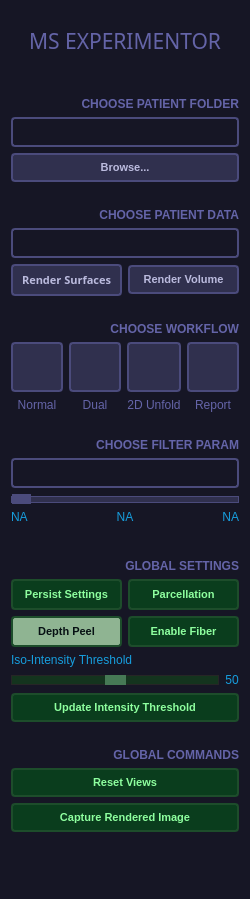
     <widget class="QGroupBox" name="groupBox">
      <property name="minimumSize">
       <size>
        <width>250</width>
        <height>0</height>
       </size>
      </property>
      <property name="maximumSize">
       <size>
        <width>250</width>
        <height>16777215</height>
       </size>
      </property>
      <property name="styleSheet">
       <string notr="true">color: rgb(22, 157, 221);
background-color: rgb(22,22,37);
font: 9pt &quot;Google Sans&quot;;
border-color: rgb(22, 157, 221);
border-style: solid;</string>
      </property>
      <property name="title">
       <string/>
      </property>
      <property name="flat">
       <bool>false</bool>
      </property>
      <property name="checkable">
       <bool>false</bool>
      </property>
      <layout class="QGridLayout" name="gridLayout">
       <item row="11" column="1">
        <layout class="QGridLayout" name="gridLayout_4">
         <property name="topMargin">
          <number>0</number>
         </property>
         <property name="bottomMargin">
          <number>0</number>
         </property>
         <item row="0" column="0">
          <widget class="QPushButton" name="pushButton_LoadData">
           <property name="font">
            <font>
             <family>Google Sans</family>
             <pointsize>9</pointsize>
             <weight>50</weight>
             <italic>false</italic>
             <bold>false</bold>
            </font>
           </property>
           <property name="styleSheet">
            <string notr="true">QPushButton:hover#pushButton_LoadData
{
background-color: rgb(100,100,168);
}
QPushButton:pressed#pushButton_LoadData {background-color:rgb(163,163,238);color:rgb(10,10,10);}
QPushButton#pushButton_LoadData
{
background-color: rgb(48,48,78);
border-style: outset;
border-width: 2px;
border-radius: 4px;
border-color: rgb(75,75,124);
font: bold 11px;
padding: 6px;
color: rgb(187,187,222);
font: 9pt &quot;Google Sans&quot;;
border-style: solid;
}</string>
           </property>
           <property name="text">
            <string>Render Surfaces</string>
           </property>
           <property name="flat">
            <bool>true</bool>
           </property>
          </widget>
         </item>
         <item row="0" column="1">
          <widget class="QPushButton" name="pushButton_LoadStructural">
           <property name="styleSheet">
            <string notr="true">QPushButton:hover#pushButton_LoadStructural
{
background-color: rgb(100,100,168);
}
QPushButton:pressed#pushButton_LoadStructural {background-color:rgb(163,163,238);color:rgb(10,10,10);}
QPushButton#pushButton_LoadStructural
{
background-color: rgb(48,48,78);
border-style: outset;
border-width: 2px;
border-radius: 4px;
border-color: rgb(75,75,124);
font: bold 11px;
padding: 6px;
color: rgb(187,187,222);
font: 9pt &quot;Google Sans&quot;;
border-style: solid;
}</string>
           </property>
           <property name="text">
            <string>Render Volume</string>
           </property>
          </widget>
         </item>
        </layout>
       </item>
       <item row="36" column="1">
        <widget class="QLabel" name="label_11">
         <property name="styleSheet">
          <string notr="true">color: rgb(100,100,168);
font: 11pt &quot;Google Sans&quot;;
font-weight: bold</string>
         </property>
         <property name="text">
          <string>GLOBAL SETTINGS</string>
         </property>
         <property name="alignment">
          <set>Qt::AlignRight|Qt::AlignTrailing|Qt::AlignVCenter</set>
         </property>
        </widget>
       </item>
       <item row="35" column="1">
        <spacer name="verticalSpacer_5">
         <property name="orientation">
          <enum>Qt::Vertical</enum>
         </property>
         <property name="sizeType">
          <enum>QSizePolicy::Fixed</enum>
         </property>
         <property name="sizeHint" stdset="0">
          <size>
           <width>20</width>
           <height>20</height>
          </size>
         </property>
        </spacer>
       </item>
       <item row="5" column="1">
        <widget class="QPushButton" name="pushButton_LoadFolder">
         <property name="styleSheet">
          <string notr="true">QPushButton:hover#pushButton_LoadFolder
{
background-color: rgb(100,100,168);
}
QPushButton:pressed#pushButton_LoadFolder {background-color:rgb(163,163,238);color:rgb(10,10,10);}
QPushButton#pushButton_LoadFolder
{
background-color: rgb(48,48,78);
border-style: outset;
border-width: 2px;
border-radius: 4px;
border-color: rgb(75,75,124);
font: bold 11px;
padding: 6px;
color: rgb(187,187,222);
font: 9pt &quot;Google Sans&quot;;
border-style: solid;
}</string>
         </property>
         <property name="text">
          <string>Browse...</string>
         </property>
        </widget>
       </item>
       <item row="34" column="1">
        <widget class="Line" name="line">
         <property name="autoFillBackground">
          <bool>false</bool>
         </property>
         <property name="frameShadow">
          <enum>QFrame::Plain</enum>
         </property>
         <property name="orientation">
          <enum>Qt::Horizontal</enum>
         </property>
        </widget>
       </item>
       <item row="42" column="1">
        <spacer name="verticalSpacer_6">
         <property name="orientation">
          <enum>Qt::Vertical</enum>
         </property>
         <property name="sizeType">
          <enum>QSizePolicy::Fixed</enum>
         </property>
         <property name="sizeHint" stdset="0">
          <size>
           <width>20</width>
           <height>20</height>
          </size>
         </property>
        </spacer>
       </item>
       <item row="39" column="1">
        <layout class="QGridLayout" name="gridLayout_14">
         <property name="bottomMargin">
          <number>0</number>
         </property>
         <item row="1" column="1">
          <widget class="QLabel" name="label_IntensityThreshold">
           <property name="text">
            <string>50</string>
           </property>
           <property name="alignment">
            <set>Qt::AlignCenter</set>
           </property>
          </widget>
         </item>
         <item row="1" column="0">
          <widget class="QSlider" name="horizontalSliderIntensityThreshold">
           <property name="maximumSize">
            <size>
             <width>16777215</width>
             <height>10</height>
            </size>
           </property>
           <property name="styleSheet">
            <string notr="true">.QSlider::handle:horizontal {
    background: #ffffff;
    border: 10px solid #467955;
    /*height: 5px;*/
	width: 1px;
    /*margin: -30px -30px;*/
	/*border-radius: 30px;*/
}

.QSlider::groove:horizontal {
    border: 1px solid #262626;
    /*width: 10px;*/
    background: rgb(20, 52, 30);
    /*margin: 0 12px;*/
}</string>
           </property>
           <property name="value">
            <number>50</number>
           </property>
           <property name="orientation">
            <enum>Qt::Horizontal</enum>
           </property>
           <property name="invertedAppearance">
            <bool>false</bool>
           </property>
           <property name="tickPosition">
            <enum>QSlider::NoTicks</enum>
           </property>
          </widget>
         </item>
         <item row="0" column="0">
          <widget class="QLabel" name="label_13">
           <property name="text">
            <string>Iso-Intensity Threshold</string>
           </property>
          </widget>
         </item>
        </layout>
       </item>
       <item row="43" column="1">
        <widget class="QLabel" name="label_16">
         <property name="styleSheet">
          <string notr="true">color: rgb(100,100,168);
font: 11pt &quot;Google Sans&quot;;
font-weight: bold</string>
         </property>
         <property name="text">
          <string>GLOBAL COMMANDS</string>
         </property>
         <property name="alignment">
          <set>Qt::AlignRight|Qt::AlignTrailing|Qt::AlignVCenter</set>
         </property>
        </widget>
       </item>
       <item row="23" column="1">
        <widget class="QLabel" name="label_6">
         <property name="styleSheet">
          <string notr="true">color: rgb(100,100,168);
font: 11pt &quot;Google Sans&quot;;
font-weight: bold</string>
         </property>
         <property name="text">
          <string>CHOOSE FILTER PARAM</string>
         </property>
         <property name="alignment">
          <set>Qt::AlignRight|Qt::AlignTrailing|Qt::AlignVCenter</set>
         </property>
        </widget>
       </item>
       <item row="41" column="1">
        <widget class="QPushButton" name="pushButton_UpdateIntensityThreshold">
         <property name="styleSheet">
          <string notr="true">QPushButton:hover#pushButton_UpdateIntensityThreshold
{
background-color: rgb(54, 113, 38);
}
QPushButton:pressed#pushButton_UpdateIntensityThreshold {background-color:rgb(143, 180,146);}
QPushButton#pushButton_UpdateIntensityThreshold
{
background-color: rgb(10, 61, 29);
color: rgb(161, 226, 158);
border-style: outset;
border-width: 2px;
border-radius: 4px;
border-color: rgb(29, 77, 43);
font: bold 11px;
padding: 6px;
color: rgb(142, 255, 159);
font: 9pt &quot;Google Sans&quot;;
border-style: solid;
}</string>
         </property>
         <property name="text">
          <string>Update Intensity Threshold</string>
         </property>
        </widget>
       </item>
       <item row="45" column="1">
        <widget class="QPushButton" name="pushButton_Screenshot">
         <property name="maximumSize">
          <size>
           <width>16777215</width>
           <height>16777215</height>
          </size>
         </property>
         <property name="styleSheet">
          <string notr="true">QPushButton:hover#pushButton_Screenshot
{
background-color: rgb(54, 113, 38);
}
QPushButton:pressed#pushButton_Screenshot {background-color:rgb(143, 180,146);}
QPushButton#pushButton_Screenshot
{
background-color: rgb(10, 61, 29);
color: rgb(161, 226, 158);
border-style: outset;
border-width: 2px;
border-radius: 4px;
border-color: rgb(29, 77, 43);
font: bold 11px;
padding: 6px;
color: rgb(142, 255, 159);
font: 9pt &quot;Google Sans&quot;;
border-style: solid;
}</string>
         </property>
         <property name="text">
          <string>Capture Rendered Image</string>
         </property>
        </widget>
       </item>
       <item row="12" column="1">
        <spacer name="verticalSpacer_4">
         <property name="orientation">
          <enum>Qt::Vertical</enum>
         </property>
         <property name="sizeType">
          <enum>QSizePolicy::Fixed</enum>
         </property>
         <property name="sizeHint" stdset="0">
          <size>
           <width>20</width>
           <height>20</height>
          </size>
         </property>
        </spacer>
       </item>
       <item row="37" column="1">
        <layout class="QGridLayout" name="gridLayout_12">
         <property name="bottomMargin">
          <number>0</number>
         </property>
         <item row="0" column="0">
          <widget class="QPushButton" name="pushButton_PersistSettings">
           <property name="minimumSize">
            <size>
             <width>100</width>
             <height>31</height>
            </size>
           </property>
           <property name="styleSheet">
            <string notr="true">QPushButton:hover#pushButton_PersistSettings
{
background-color: rgb(54, 113, 38);
}
QPushButton:pressed#pushButton_PersistSettings {background-color:rgb(143, 180,146);}
QPushButton:checked#pushButton_PersistSettings {background-color:rgb(143, 180,146);color: rgb(6,16,19);}
QPushButton#pushButton_PersistSettings
{
background-color: rgb(10, 61, 29);
color: rgb(161, 226, 158);
border-style: outset;
border-width: 2px;
border-radius: 4px;
border-color: rgb(29, 77, 43);
font: bold 11px;
padding: 6px;
color: rgb(142, 255, 159);
font: 9pt &quot;Google Sans&quot;;
border-style: solid;
}
</string>
           </property>
           <property name="text">
            <string>Persist Settings</string>
           </property>
           <property name="checkable">
            <bool>true</bool>
           </property>
          </widget>
         </item>
         <item row="0" column="1">
          <widget class="QPushButton" name="pushButton_Parcellation">
           <property name="minimumSize">
            <size>
             <width>100</width>
             <height>31</height>
            </size>
           </property>
           <property name="styleSheet">
            <string notr="true">QPushButton:hover#pushButton_Parcellation
{
background-color: rgb(54, 113, 38);
}
QPushButton:pressed#pushButton_Parcellation {background-color:rgb(143, 180,146);}
QPushButton:checked#pushButton_Parcellation {background-color:rgb(143, 180,146);color: rgb(6,16,19);}
QPushButton#pushButton_Parcellation
{
background-color: rgb(10, 61, 29);
color: rgb(161, 226, 158);
border-style: outset;
border-width: 2px;
border-radius: 4px;
border-color: rgb(29, 77, 43);
font: bold 11px;
padding: 6px;
color: rgb(142, 255, 159);
font: 9pt &quot;Google Sans&quot;;
border-style: solid;
}
</string>
           </property>
           <property name="text">
            <string>Parcellation</string>
           </property>
           <property name="checkable">
            <bool>true</bool>
           </property>
          </widget>
         </item>
         <item row="1" column="1">
          <widget class="QPushButton" name="pushButton_EnableFibers">
           <property name="minimumSize">
            <size>
             <width>100</width>
             <height>31</height>
            </size>
           </property>
           <property name="styleSheet">
            <string notr="true">QPushButton:hover#pushButton_EnableFibers
{
background-color: rgb(54, 113, 38);
}
QPushButton:pressed#pushButton_EnableFibers {background-color:rgb(143, 180,146);}
QPushButton:checked#pushButton_EnableFibers {background-color:rgb(143, 180,146);color: rgb(6,16,19);}
QPushButton#pushButton_EnableFibers
{
background-color: rgb(10, 61, 29);
color: rgb(161, 226, 158);
border-style: outset;
border-width: 2px;
border-radius: 4px;
border-color: rgb(29, 77, 43);
font: bold 11px;
padding: 6px;
color: rgb(142, 255, 159);
font: 9pt &quot;Google Sans&quot;;
border-style: solid;
}</string>
           </property>
           <property name="text">
            <string>Enable Fiber</string>
           </property>
           <property name="checkable">
            <bool>true</bool>
           </property>
          </widget>
         </item>
         <item row="1" column="0">
          <widget class="QPushButton" name="pushButton_DepthPeel">
           <property name="minimumSize">
            <size>
             <width>100</width>
             <height>31</height>
            </size>
           </property>
           <property name="styleSheet">
            <string notr="true">QPushButton:hover#pushButton_DepthPeel
{
background-color: rgb(54, 113, 38);
}
QPushButton:pressed#pushButton_DepthPeel {background-color:rgb(143, 180,146);}
QPushButton:checked#pushButton_DepthPeel {background-color:rgb(143, 180,146);color: rgb(6,16,19);}
QPushButton#pushButton_DepthPeel
{
background-color: rgb(10, 61, 29);
color: rgb(161, 226, 158);
border-style: outset;
border-width: 2px;
border-radius: 4px;
border-color: rgb(29, 77, 43);
font: bold 11px;
padding: 6px;
color: rgb(142, 255, 159);
font: 9pt &quot;Google Sans&quot;;
border-style: solid;
}

</string>
           </property>
           <property name="text">
            <string>Depth Peel</string>
           </property>
           <property name="checkable">
            <bool>true</bool>
           </property>
           <property name="checked">
            <bool>true</bool>
           </property>
          </widget>
         </item>
        </layout>
       </item>
       <item row="4" column="1">
        <widget class="QLineEdit" name="lineEdit_DatasetFolder">
         <property name="minimumSize">
          <size>
           <width>0</width>
           <height>30</height>
          </size>
         </property>
         <property name="styleSheet">
          <string notr="true">color: rgb(75,75,124);
border-color: rgb(75,75,124);
border-style: solid;
border-width: 2px;
border-radius: 4px;
</string>
         </property>
        </widget>
       </item>
       <item row="1" column="1">
        <widget class="QLabel" name="logoLabel">
         <property name="minimumSize">
          <size>
           <width>220</width>
           <height>60</height>
          </size>
         </property>
         <property name="font">
          <font>
           <family>Google Sans</family>
           <pointsize>16</pointsize>
           <weight>50</weight>
           <italic>false</italic>
           <bold>false</bold>
          </font>
         </property>
         <property name="styleSheet">
          <string notr="true">font: 16pt &quot;Google Sans&quot;;
color: rgb(100,100,168);</string>
         </property>
         <property name="text">
          <string>MS EXPERIMENTOR</string>
         </property>
         <property name="alignment">
          <set>Qt::AlignCenter</set>
         </property>
        </widget>
       </item>
       <item row="3" column="1">
        <widget class="QLabel" name="label">
         <property name="styleSheet">
          <string notr="true">color: rgb(100,100,168);
font: 11pt &quot;Google Sans&quot;;
font-weight: bold</string>
         </property>
         <property name="text">
          <string>CHOOSE PATIENT FOLDER</string>
         </property>
         <property name="alignment">
          <set>Qt::AlignRight|Qt::AlignTrailing|Qt::AlignVCenter</set>
         </property>
        </widget>
       </item>
       <item row="6" column="1">
        <spacer name="verticalSpacer_3">
         <property name="orientation">
          <enum>Qt::Vertical</enum>
         </property>
         <property name="sizeType">
          <enum>QSizePolicy::Fixed</enum>
         </property>
         <property name="sizeHint" stdset="0">
          <size>
           <width>20</width>
           <height>20</height>
          </size>
         </property>
        </spacer>
       </item>
       <item row="8" column="1">
        <widget class="QComboBox" name="comboBox_AvailableSubjects">
         <property name="minimumSize">
          <size>
           <width>0</width>
           <height>30</height>
          </size>
         </property>
         <property name="styleSheet">
          <string notr="true">.QComboBox::drop-down {
    subcontrol-origin: padding;
    subcontrol-position: top right;
    width: 15px;

    border-left-width: 0px;
    border-left-color: darkgray;
    border-left-style: solid; /* just a single line */
    border-top-right-radius: 3px; /* same radius as the QComboBox */
    border-bottom-right-radius: 3px;
}

.QComboBox::down-arrow {
	border-width: 0px;
    image: url(icons/downArrow.png);
}

.QComboBox QAbstractItemView {
    border: 2px solid rgb(20, 52, 30);
    selection-background-color: rgb(20, 52, 30);
}

.QComboBox{
border-color: rgb(75,75,124);
color: rgb(75,75,124);
border-style: solid;
border-width: 2px;
border-radius: 4px;
}
</string>
         </property>
        </widget>
       </item>
       <item row="20" column="1">
        <layout class="QGridLayout" name="gridLayout_6">
         <property name="topMargin">
          <number>0</number>
         </property>
         <item row="0" column="0">
          <widget class="QPushButton" name="pushButton_NormalMode">
           <property name="minimumSize">
            <size>
             <width>50</width>
             <height>50</height>
            </size>
           </property>
           <property name="toolTip">
            <string>Normal Mode</string>
           </property>
           <property name="styleSheet">
            <string notr="true">QPushButton:hover#pushButton_NormalMode
{
background-color: rgb(100,100,168);
}
QPushButton:pressed#pushButton_NormalMode {background-color:rgb(163,163,238);}
QPushButton:checked#pushButton_NormalMode {background-color:rgb(163,163,238);color: rgb(10,10,10);}
QPushButton#pushButton_NormalMode
{
background-color: rgb(48,48,78);
color: rgb(187,187,222);
border-style: outset;
border-width: 2px;
border-radius: 4px;
border-color: rgb(75,75,124);
font: bold 11px;
padding: 6px;
color: rgb(142, 255, 159);
font: 9pt &quot;Google Sans&quot;;
border-style: solid;
}</string>
           </property>
           <property name="text">
            <string/>
           </property>
           <property name="icon">
            <iconset>
             <normaloff>icons/normalMode.png</normaloff>
             <normalon>icons/normalModeEnabled.png</normalon>icons/normalMode.png</iconset>
           </property>
           <property name="iconSize">
            <size>
             <width>40</width>
             <height>40</height>
            </size>
           </property>
           <property name="checkable">
            <bool>true</bool>
           </property>
           <property name="checked">
            <bool>false</bool>
           </property>
          </widget>
         </item>
         <item row="1" column="1">
          <widget class="QLabel" name="label_9">
           <property name="styleSheet">
            <string notr="true">color: rgb(100,100,168);</string>
           </property>
           <property name="text">
            <string>Dual</string>
           </property>
           <property name="alignment">
            <set>Qt::AlignCenter</set>
           </property>
          </widget>
         </item>
         <item row="1" column="2">
          <widget class="QLabel" name="label_10">
           <property name="styleSheet">
            <string notr="true">color: rgb(100,100,168);</string>
           </property>
           <property name="text">
            <string>2D Unfold</string>
           </property>
           <property name="alignment">
            <set>Qt::AlignCenter</set>
           </property>
          </widget>
         </item>
         <item row="0" column="1">
          <widget class="QPushButton" name="pushButton_DualMode">
           <property name="minimumSize">
            <size>
             <width>50</width>
             <height>50</height>
            </size>
           </property>
           <property name="toolTip">
            <string>Dual Mode</string>
           </property>
           <property name="styleSheet">
            <string notr="true">QPushButton:hover#pushButton_DualMode
{
background-color: rgb(100,100,168);
}
QPushButton:pressed#pushButton_DualMode {background-color:rgb(163,163,238);}
QPushButton:checked#pushButton_DualMode {background-color:rgb(163,163,238);color: rgb(10,10,10);}
QPushButton#pushButton_DualMode
{
background-color: rgb(48,48,78);
color: rgb(187,187,222);
border-style: outset;
border-width: 2px;
border-radius: 4px;
border-color: rgb(75,75,124);
font: bold 11px;
padding: 6px;
color: rgb(142, 255, 159);
font: 9pt &quot;Google Sans&quot;;
border-style: solid;
}</string>
           </property>
           <property name="text">
            <string/>
           </property>
           <property name="icon">
            <iconset>
             <normaloff>icons/dualMode.png</normaloff>
             <normalon>icons/dualModeEnabled.png</normalon>icons/dualMode.png</iconset>
           </property>
           <property name="iconSize">
            <size>
             <width>40</width>
             <height>40</height>
            </size>
           </property>
           <property name="checkable">
            <bool>true</bool>
           </property>
          </widget>
         </item>
         <item row="0" column="2">
          <widget class="QPushButton" name="pushButton_2DMode">
           <property name="minimumSize">
            <size>
             <width>50</width>
             <height>50</height>
            </size>
           </property>
           <property name="toolTip">
            <string>2D Mode</string>
           </property>
           <property name="styleSheet">
            <string notr="true">QPushButton:hover#pushButton_2DMode
{
background-color: rgb(100,100,168);
}
QPushButton:pressed#pushButton_2DMode {background-color:rgb(163,163,238);}
QPushButton:checked#pushButton_2DMode {background-color:rgb(163,163,238);color: rgb(10,10,10);}
QPushButton#pushButton_2DMode
{
background-color: rgb(48,48,78);
color: rgb(187,187,222);
border-style: outset;
border-width: 2px;
border-radius: 4px;
border-color: rgb(75,75,124);
font: bold 11px;
padding: 6px;
color: rgb(142, 255, 159);
font: 9pt &quot;Google Sans&quot;;
border-style: solid;
}</string>
           </property>
           <property name="text">
            <string/>
           </property>
           <property name="icon">
            <iconset>
             <normaloff>icons/2DMode.png</normaloff>
             <normalon>icons/2DModeEnabled.png</normalon>icons/2DMode.png</iconset>
           </property>
           <property name="iconSize">
            <size>
             <width>40</width>
             <height>40</height>
            </size>
           </property>
           <property name="checkable">
            <bool>true</bool>
           </property>
          </widget>
         </item>
         <item row="1" column="0">
          <widget class="QLabel" name="label_7">
           <property name="styleSheet">
            <string notr="true">color: rgb(100,100,168);
</string>
           </property>
           <property name="text">
            <string>Normal</string>
           </property>
           <property name="alignment">
            <set>Qt::AlignCenter</set>
           </property>
          </widget>
         </item>
         <item row="0" column="3">
          <widget class="QPushButton" name="pushButton_ReportsMode">
           <property name="minimumSize">
            <size>
             <width>50</width>
             <height>50</height>
            </size>
           </property>
           <property name="styleSheet">
            <string notr="true">QPushButton:hover#pushButton_ReportsMode
{
background-color: rgb(100,100,168);
}
QPushButton:pressed#pushButton_ReportsMode {background-color:rgb(163,163,238);}
QPushButton:checked#pushButton_ReportsMode {background-color:rgb(163,163,238);color: rgb(10,10,10);}
QPushButton#pushButton_ReportsMode
{
background-color: rgb(48,48,78);
color: rgb(187,187,222);
border-style: outset;
border-width: 2px;
border-radius: 4px;
border-color: rgb(75,75,124);
font: bold 11px;
padding: 6px;
color: rgb(142, 255, 159);
font: 9pt &quot;Google Sans&quot;;
border-style: solid;
}</string>
           </property>
           <property name="text">
            <string/>
           </property>
           <property name="icon">
            <iconset>
             <normaloff>icons/Reports.png</normaloff>
             <normalon>icons/ReportsEnabled.png</normalon>icons/Reports.png</iconset>
           </property>
           <property name="iconSize">
            <size>
             <width>40</width>
             <height>40</height>
            </size>
           </property>
           <property name="checkable">
            <bool>true</bool>
           </property>
          </widget>
         </item>
         <item row="1" column="3">
          <widget class="QLabel" name="label_12">
           <property name="styleSheet">
            <string notr="true">color: rgb(100,100,168);
</string>
           </property>
           <property name="text">
            <string>Report</string>
           </property>
           <property name="alignment">
            <set>Qt::AlignCenter</set>
           </property>
          </widget>
         </item>
        </layout>
       </item>
       <item row="27" column="1">
        <layout class="QHBoxLayout" name="horizontalLayout_2">
         <property name="spacing">
          <number>6</number>
         </property>
         <property name="topMargin">
          <number>0</number>
         </property>
         <item>
          <widget class="QLabel" name="label_lesionFilterMin">
           <property name="text">
            <string>NA</string>
           </property>
          </widget>
         </item>
         <item>
          <widget class="QLabel" name="label_lesionFilterCurrent">
           <property name="text">
            <string>NA</string>
           </property>
           <property name="alignment">
            <set>Qt::AlignCenter</set>
           </property>
          </widget>
         </item>
         <item>
          <widget class="QLabel" name="label_lesionFilterMax">
           <property name="text">
            <string>NA</string>
           </property>
           <property name="alignment">
            <set>Qt::AlignRight|Qt::AlignTrailing|Qt::AlignVCenter</set>
           </property>
          </widget>
         </item>
        </layout>
       </item>
       <item row="47" column="1">
        <widget class="QLabel" name="imageLabel">
         <property name="minimumSize">
          <size>
           <width>200</width>
           <height>50</height>
          </size>
         </property>
         <property name="maximumSize">
          <size>
           <width>16777215</width>
           <height>16777215</height>
          </size>
         </property>
         <property name="text">
          <string/>
         </property>
         <property name="alignment">
          <set>Qt::AlignHCenter|Qt::AlignTop</set>
         </property>
        </widget>
       </item>
       <item row="2" column="1">
        <spacer name="verticalSpacer_2">
         <property name="orientation">
          <enum>Qt::Vertical</enum>
         </property>
         <property name="sizeType">
          <enum>QSizePolicy::Fixed</enum>
         </property>
         <property name="sizeHint" stdset="0">
          <size>
           <width>20</width>
           <height>20</height>
          </size>
         </property>
        </spacer>
       </item>
       <item row="24" column="1">
        <widget class="QComboBox" name="comboBox_LesionFilter">
         <property name="minimumSize">
          <size>
           <width>0</width>
           <height>30</height>
          </size>
         </property>
         <property name="styleSheet">
          <string notr="true">.QComboBox::drop-down {
    subcontrol-origin: padding;
    subcontrol-position: top right;
    width: 15px;

    border-left-width: 0px;
    border-left-color: darkgray;
    border-left-style: solid; /* just a single line */
    border-top-right-radius: 3px; /* same radius as the QComboBox */
    border-bottom-right-radius: 3px;
}

.QComboBox::down-arrow {
	border-width: 0px;
    image: url(icons/downArrow.png);
}

.QComboBox QAbstractItemView {
    border: 2px solid rgb(20, 52, 30);
    selection-background-color: rgb(20, 52, 30);
}

.QComboBox{
border-color: rgb(75,75,124);
color: rgb(75,75,124);
border-style: solid;
border-width: 2px;
border-radius: 4px;
}
</string>
         </property>
        </widget>
       </item>
       <item row="19" column="1">
        <widget class="QLabel" name="label_8">
         <property name="styleSheet">
          <string notr="true">color: rgb(100,100,168);
font: 11pt &quot;Google Sans&quot;;
font-weight: bold</string>
         </property>
         <property name="text">
          <string>CHOOSE WORKFLOW</string>
         </property>
         <property name="alignment">
          <set>Qt::AlignRight|Qt::AlignTrailing|Qt::AlignVCenter</set>
         </property>
        </widget>
       </item>
       <item row="26" column="1">
        <widget class="QSlider" name="horizontalSliderLesionFilter">
         <property name="maximumSize">
          <size>
           <width>16777215</width>
           <height>10</height>
          </size>
         </property>
         <property name="styleSheet">
          <string notr="true">.QSlider::handle:horizontal {
    background: #ffffff;
    border: 9px solid #4b4b7c;
    /*height: 5px;*/
	width: 1px;
    /*margin: -30px -30px;*/
	/*border-radius: 30px;*/
}

.QSlider::groove:horizontal {
    border: 1px solid #4b4b7c;
    height: 5px;
    background: rgb(48,48,78);
    /*margin: 0 12px;*/
}</string>
         </property>
         <property name="minimum">
          <number>1</number>
         </property>
         <property name="maximum">
          <number>1000</number>
         </property>
         <property name="orientation">
          <enum>Qt::Horizontal</enum>
         </property>
        </widget>
       </item>
       <item row="44" column="1">
        <widget class="QPushButton" name="pushButton_ResetView">
         <property name="styleSheet">
          <string notr="true">QPushButton:hover#pushButton_ResetView
{
background-color: rgb(54, 113, 38);
}
QPushButton:pressed#pushButton_ResetView {background-color:rgb(143, 180,146);}
QPushButton#pushButton_ResetView
{
background-color: rgb(10, 61, 29);
color: rgb(161, 226, 158);
border-style: outset;
border-width: 2px;
border-radius: 4px;
border-color: rgb(29, 77, 43);
font: bold 11px;
padding: 6px;
color: rgb(142, 255, 159);
font: 9pt &quot;Google Sans&quot;;
border-style: solid;
}</string>
         </property>
         <property name="text">
          <string>Reset Views</string>
         </property>
        </widget>
       </item>
       <item row="22" column="1">
        <spacer name="verticalSpacer">
         <property name="orientation">
          <enum>Qt::Vertical</enum>
         </property>
         <property name="sizeType">
          <enum>QSizePolicy::Fixed</enum>
         </property>
         <property name="sizeHint" stdset="0">
          <size>
           <width>20</width>
           <height>20</height>
          </size>
         </property>
        </spacer>
       </item>
       <item row="7" column="1">
        <widget class="QLabel" name="label_2">
         <property name="styleSheet">
          <string notr="true">color: rgb(100,100,168);
font: 11pt &quot;Google Sans&quot;;
font-weight: bold</string>
         </property>
         <property name="text">
          <string>CHOOSE PATIENT DATA</string>
         </property>
         <property name="alignment">
          <set>Qt::AlignRight|Qt::AlignTrailing|Qt::AlignVCenter</set>
         </property>
        </widget>
       </item>
      </layout>
     </widget>
